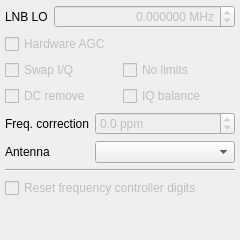
<?xml version="1.0" encoding="UTF-8"?>
<ui version="4.0">
 <class>DockInputCtl</class>
 <widget class="QDockWidget" name="DockInputCtl">
  <property name="geometry">
   <rect>
    <x>0</x>
    <y>0</y>
    <width>240</width>
    <height>240</height>
   </rect>
  </property>
  <property name="minimumSize">
   <size>
    <width>240</width>
    <height>240</height>
   </size>
  </property>
  <property name="windowIcon">
   <iconset resource="../../resources/icons.qrc">
    <normaloff>:/icons/icons/flash.svg</normaloff>:/icons/icons/flash.svg</iconset>
  </property>
  <property name="floating">
   <bool>false</bool>
  </property>
  <property name="allowedAreas">
   <set>Qt::LeftDockWidgetArea|Qt::RightDockWidgetArea</set>
  </property>
  <property name="windowTitle">
   <string>Input controls</string>
  </property>
  <widget class="QWidget" name="dockWidgetContents">
   <layout class="QVBoxLayout" name="verticalLayout">
    <property name="spacing">
     <number>6</number>
    </property>
    <property name="leftMargin">
     <number>5</number>
    </property>
    <property name="topMargin">
     <number>5</number>
    </property>
    <property name="rightMargin">
     <number>5</number>
    </property>
    <property name="bottomMargin">
     <number>5</number>
    </property>
    <item>
     <layout class="QHBoxLayout" name="horizontalLayout">
      <item>
       <widget class="QLabel" name="lnbLabel">
        <property name="text">
         <string>LNB LO</string>
        </property>
        <property name="indent">
         <number>-1</number>
        </property>
       </widget>
      </item>
      <item>
       <widget class="QDoubleSpinBox" name="lnbSpinBox">
        <property name="enabled">
         <bool>false</bool>
        </property>
        <property name="sizePolicy">
         <sizepolicy hsizetype="MinimumExpanding" vsizetype="Fixed">
          <horstretch>0</horstretch>
          <verstretch>0</verstretch>
         </sizepolicy>
        </property>
        <property name="toolTip">
         <string>Local oscillator of up or down converter</string>
        </property>
        <property name="statusTip">
         <string/>
        </property>
        <property name="alignment">
         <set>Qt::AlignRight|Qt::AlignTrailing|Qt::AlignVCenter</set>
        </property>
        <property name="suffix">
         <string> MHz</string>
        </property>
        <property name="decimals">
         <number>6</number>
        </property>
        <property name="minimum">
         <double>-500000.000000000000000</double>
        </property>
        <property name="maximum">
         <double>500000.000000000000000</double>
        </property>
       </widget>
      </item>
     </layout>
    </item>
    <item>
     <layout class="QHBoxLayout" name="horizontalLayout_2">
      <item>
       <widget class="QCheckBox" name="agcButton">
        <property name="enabled">
         <bool>false</bool>
        </property>
        <property name="toolTip">
         <string>&lt;html&gt;&lt;head/&gt;&lt;body&gt;&lt;p&gt;Toggle hardware-based automatic gain control.&lt;/p&gt;&lt;p&gt;This feature requires hardware that supports it. It is known to work with RTL-SDR devices.&lt;/p&gt;&lt;/body&gt;&lt;/html&gt;</string>
        </property>
        <property name="text">
         <string>Hardware AGC</string>
        </property>
       </widget>
      </item>
     </layout>
    </item>
    <item>
     <layout class="QGridLayout" name="gridLayout">
      <item row="0" column="0">
       <widget class="QCheckBox" name="iqSwapButton">
        <property name="enabled">
         <bool>false</bool>
        </property>
        <property name="toolTip">
         <string>&lt;html&gt;&lt;head/&gt;&lt;body&gt;&lt;p&gt;Swap the the I/Q channels. This can be useful with audio-based input or when dealing with inverted IF.&lt;/p&gt;&lt;/body&gt;&lt;/html&gt;</string>
        </property>
        <property name="text">
         <string>Swap I/Q</string>
        </property>
        <property name="tristate">
         <bool>false</bool>
        </property>
       </widget>
      </item>
      <item row="0" column="1">
       <widget class="QCheckBox" name="ignoreButton">
        <property name="enabled">
         <bool>false</bool>
        </property>
        <property name="toolTip">
         <string>&lt;html&gt;&lt;head/&gt;&lt;body&gt;&lt;p&gt;Ignore hardware limits such as frequency range. This allows experimenting with out-of-spec settings.&lt;/p&gt;&lt;/body&gt;&lt;/html&gt;</string>
        </property>
        <property name="text">
         <string>No limits</string>
        </property>
       </widget>
      </item>
      <item row="1" column="0">
       <widget class="QCheckBox" name="dcCancelButton">
        <property name="enabled">
         <bool>false</bool>
        </property>
        <property name="toolTip">
         <string>Enable automatic DC removal</string>
        </property>
        <property name="text">
         <string>DC remove</string>
        </property>
       </widget>
      </item>
      <item row="1" column="1">
       <widget class="QCheckBox" name="iqBalanceButton">
        <property name="enabled">
         <bool>false</bool>
        </property>
        <property name="toolTip">
         <string>Enable automatic I/Q balance (requires gr-iqbal component)</string>
        </property>
        <property name="text">
         <string>IQ balance</string>
        </property>
       </widget>
      </item>
     </layout>
    </item>
    <item>
     <layout class="QFormLayout" name="formLayout">
      <item row="0" column="0">
       <widget class="QLabel" name="freqCorrLabel">
        <property name="text">
         <string>Freq. correction</string>
        </property>
        <property name="alignment">
         <set>Qt::AlignRight|Qt::AlignTrailing|Qt::AlignVCenter</set>
        </property>
       </widget>
      </item>
      <item row="0" column="1">
       <widget class="QDoubleSpinBox" name="freqCorrSpinBox">
        <property name="enabled">
         <bool>false</bool>
        </property>
        <property name="sizePolicy">
         <sizepolicy hsizetype="MinimumExpanding" vsizetype="Minimum">
          <horstretch>0</horstretch>
          <verstretch>0</verstretch>
         </sizepolicy>
        </property>
        <property name="suffix">
         <string> ppm</string>
        </property>
        <property name="decimals">
         <number>1</number>
        </property>
        <property name="minimum">
         <double>-500.000000000000000</double>
        </property>
        <property name="maximum">
         <double>500.000000000000000</double>
        </property>
        <property name="value">
         <double>0.000000000000000</double>
        </property>
       </widget>
      </item>
      <item row="1" column="0">
       <widget class="QLabel" name="antSelectorLabel">
        <property name="toolTip">
         <string>Select active antenna connector</string>
        </property>
        <property name="text">
         <string>Antenna</string>
        </property>
       </widget>
      </item>
      <item row="1" column="1">
       <widget class="QComboBox" name="antSelector">
        <property name="sizePolicy">
         <sizepolicy hsizetype="MinimumExpanding" vsizetype="Minimum">
          <horstretch>0</horstretch>
          <verstretch>0</verstretch>
         </sizepolicy>
        </property>
        <property name="toolTip">
         <string>Select active antenna connector</string>
        </property>
       </widget>
      </item>
     </layout>
    </item>
    <item>
     <widget class="Line" name="line">
      <property name="orientation">
       <enum>Qt::Horizontal</enum>
      </property>
     </widget>
    </item>
    <item>
     <widget class="QCheckBox" name="freqCtrlResetButton">
      <property name="enabled">
       <bool>false</bool>
      </property>
      <property name="toolTip">
       <string>&lt;html&gt;&lt;head/&gt;&lt;body&gt;&lt;p&gt;Reset subordinate digits in main frequency control widget&lt;/p&gt;&lt;/body&gt;&lt;/html&gt;</string>
      </property>
      <property name="text">
       <string>Reset frequency controller digits</string>
      </property>
     </widget>
    </item>
    <item>
     <spacer name="verticalSpacer">
      <property name="orientation">
       <enum>Qt::Vertical</enum>
      </property>
      <property name="sizeHint" stdset="0">
       <size>
        <width>5</width>
        <height>0</height>
       </size>
      </property>
     </spacer>
    </item>
   </layout>
  </widget>
 </widget>
 <resources>
  <include location="../../resources/icons.qrc"/>
 </resources>
 <connections/>
</ui>
